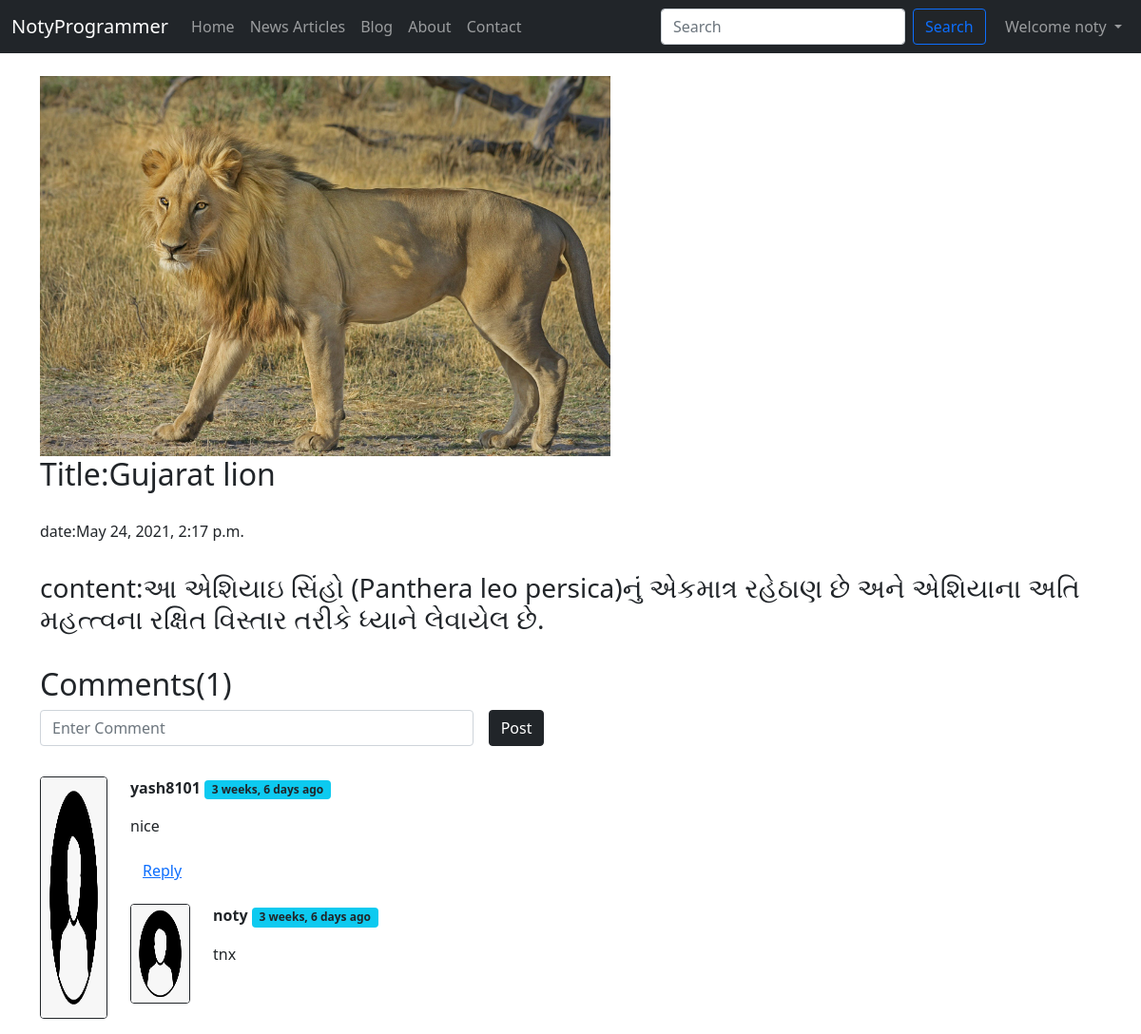
Screenshot of /blog/gujarat-lion (signed in) with the database file from the repository.
### blog/models.py (models this page shows, shortened)
class Post(models.Model):
    Sno=models.AutoField(primary_key=True)
    title=models.CharField(max_length=255)
    content=models.TextField()
    author=models.CharField(max_length=13)
    slug=models.CharField(max_length=130)
    timestamp=models.DateTimeField(auto_now_add=True,blank=True)
    img = models.ImageField( upload_to="blogImg",default="blogImg/2.jpg")
    class Meta:
       ordering = ['-timestamp']

class BlogComment(models.Model):
    Sno = models.AutoField(primary_key=True)
    comment = models.TextField()
    user = models.ForeignKey(User,on_delete=models.CASCADE)
    post = models.ForeignKey(Post,on_delete=models.CASCADE)
    parent = models.ForeignKey('self',on_delete=models.CASCADE,null=True)
    timestamp = models.DateTimeField(default=now)

### blog/views.py (the view)
# urls.py: path('<str:slug>', views.blogpost, name='blogpost'),
def blogpost(request,slug):
    post=Post.objects.filter(slug=slug).first()
    comments = BlogComment.objects.filter(post=post,parent=None)
    replies = BlogComment.objects.filter(post=post).exclude(parent=None)
    replyDict = {}
    for reply in replies:
        if reply.parent.Sno not in replyDict.keys():
            replyDict[reply.parent.Sno]=[reply]
        else:
            replyDict[reply.parent.Sno].append(reply)
    context={'post':post,'comments':comments,'user':request.user,'replyDict':replyDict}
    return render(request,"blogtemp/blogpost.html",context)

### blog/templatetags/extras.py (called while the page is built)
@register.filter(name='get_val')
def get_val(dict,key):
    return dict.get(key)

### templates/blogtemp/blogpost.html (shortened to what this page needs)
{% extends 'index.html' %}
{% block blogactive %}active{% endblock blogactive %}
{% block body %}
{% load humanize %}
{% load extras %}
<div class="container">
<br>
<img src="{{post.img.url}}">
<h2>Title:{{post.title}}</h2></br>
<h6>date:{{post.timestamp}}</h6></br>
<h3>content:{{post.content}}</h3></br>
</div>
<div class="container">
<h2>Comments({{comments.count}})</h2>
<div class="my-2">
{% if user.is_authenticated %}
<form method="post" action="/blog/postComment" class="row g-3">
  <div class="col-5 form-group">
      <input type="text" class="form-control" id="comment" name="comment" placeholder="Enter Comment">
  </div>
  <div class="col-auto">
    <button type="submit" class="btn btn-dark mb-3" value="Post">Post</button>
  </div>
</form>
{% else %}
<p>Please login to post a comment</p>
{% endif %}
</div>
{% for comment in comments  %}
<div class="row my-3">
<div class="col-md-1"><img src="../static/user.png" class="rounded mx-auto d-block w-100 h-100  border border-dark"></div>
<div class="col-md-11"><b>{{comment.user.username}}</b> <span class="badge bg-info text-dark"> {{comment.timestamp | naturaltime}} </span>
<div class="my-3">{{comment.comment}}</div>
<div class="reply mx-0">
{% if user.is_authenticated %}
<button class="btn btn-link " type="button" data-bs-toggle="collapse" data-bs-target="#replyBox{{comment.Sno}}" aria-expanded="false" aria-controls="replyBox{{comment.Sno}}">
  Reply
</button>
{%endif%}
<div class="replies  my-2">
{% for reply in replyDict|get_val:comment.Sno %}
<div class="row">
<div class="col-md-1 my-2"><img src="../static/user.png" class="rounded mx-auto d-block w-100 h-100  border border-dark">
</div>
<div class="col-md-11 my-2">
<b>{{reply.user.username}}</b> <span class="badge bg-info text-dark"> {{reply.timestamp | naturaltime}} </span>
<div class="my-3">{{reply.comment}}</div>
<br>
</div>
</div>
{% endfor %}
</div>
</div>
</div>
</div>
{% endfor %}
</div>
{% endblock body %}

### templates/index.html (shortened to what this page needs)
<!doctype html>
<html lang="en">
<head>
  <link href="https://cdn.jsdelivr.net/npm/bootstrap@5.0.0-beta2/dist/css/bootstrap.min.css" rel="stylesheet"
>
<link rel="stylesheet" href="https://cdnjs.cloudflare.com/ajax/libs/font-awesome/4.7.0/css/font-awesome.min.css">
</head>
<body>
  <nav class="navbar navbar-expand-lg navbar-dark bg-dark">
    <div class="container-fluid">
      <a class="navbar-brand" href="/">NotyProgrammer</a>
      <div class="collapse navbar-collapse" id="navbarSupportedContent">
        <ul class="navbar-nav me-auto mb-2 mb-lg-0">
          <li class="nav-item {% block homeactive %}{% endblock homeactive %}">
            <a class="nav-link " href="/">Home</a>
          </li>
          <li class="nav-item {% block newsactive %}{% endblock newsactive %}">
            <a class="nav-link" href="/news">News Articles</a>
          </li>
          <li class="nav-item {% block blogactive %}{% endblock blogactive %}">
            <a class="nav-link" href="/blogs">Blog</a>
          </li>
          <li class="nav-item {% block aboutactive %}{% endblock aboutactive %}">
            <a class="nav-link" href="/about">About</a>
          </li>
          <li class="nav-item {% block contactactive %}{% endblock contactactive %}">
            <a class="nav-link" href="/contact_us">Contact</a>
          </li>
        </ul>
        <form class="d-flex" method="get" action="{% url 'search' %}" name="search">
          <input class="form-control me-2" type="search" placeholder="Search" aria-label="Search" name="query"
            id="query">
          <button class="btn btn-outline-primary" type="submit">Search</button>
        </form>
        {% if user.is_authenticated %}
        <ul class="navbar-nav ml-auto">
         <li class="nav-item dropdown">
          <a class="nav-link dropdown-toggle" href="#" id="navbarDropdown" role="button" data-bs-toggle="dropdown" aria-expanded="false">
             Welcome {{request.user}}
          </a>
        </li>
        </ul>
        {% else %}
        <a href="/signuppage" class="btn btn-light" tabindex="-1" role="button" aria-disabled="true">Signup</a>
&nbsp; &nbsp;
        <a href="/loginpage" class="btn btn-light" tabindex="-1" role="button" aria-disabled="true">Login</a>
        {% endif %}
      </div>
    </div>
  </nav>
  {% block body %}{% endblock body %}
</body>
</html>

### templates/blogtemp/blogpost.html (style rules this page uses)
img { height:400px; }

### rows the page displays
Post: img (picture), title "Gujarat lion", timestamp "May 24, 2021, 2:17 p.m.", content "આ એશિયાઇ સિંહો (Panthera leo persica)નું એકમાત્ર રહેઠાણ છે અને એશિયાના અતિ મહત્ત્વના રક્ષિત વિસ્તાર તરીકે ધ્યાને લેવાયેલ છે."
BlogComment: user.username "yash8101", timestamp "3 weeks, 6 days ago", comment "nice"
BlogComment: user.username "noty", timestamp "3 weeks, 6 days ago", comment "tnx"

### other values shown
{{ request.user }} "noty"
{{ comments.count }} "1"
